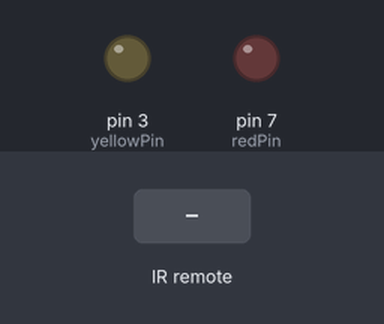
This sketch was run on a simulated Arduino Uno, built with avr-gcc and run on an emulated ATmega328P. Shown: output pins drawn as LEDs (lit = HIGH). The inputs (shaded band) are chosen by the test bench.

Above: at 1.2 s.
1.3 s: infrared code 0xFE8A75 received
At 2.4 s:
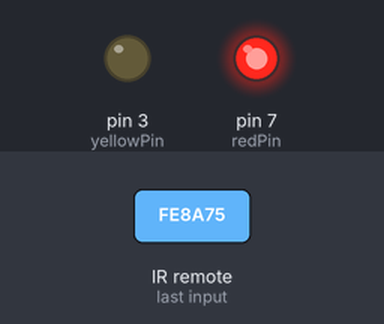
4.3 s: infrared code 0xFF30CF received
At 4.6 s:
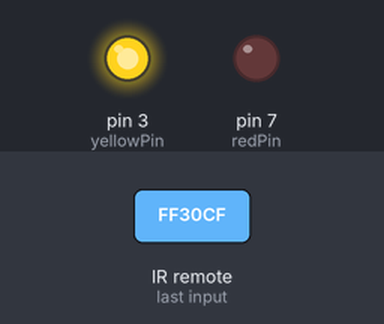
5.8 s: infrared code 0xFE8A75 received
At 7.0 s:
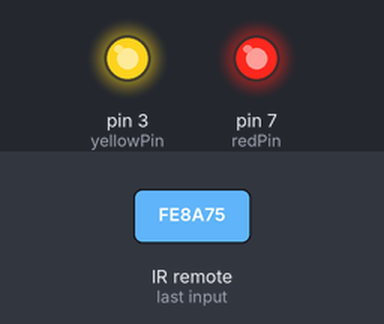
Timing chart, 0 to 9.3 s (numbered marks = the images above; inputs shaded):
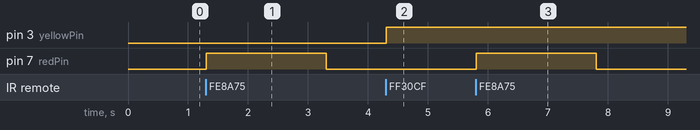

Measured:
- after the input at 1.3 s, pin 7 (redPin): LOW → HIGH at once, → LOW 2.0 s later
- after the input at 4.3 s, pin 3 (yellowPin): LOW → HIGH at once
- after the input at 5.8 s, pin 7 (redPin): LOW → HIGH at once, → LOW 2.0 s later

The sketch:

ir_remote_control_toggle_LED.ino
```cpp
/*
  IR Receiver Demonstration 3
  IR-Rcv-Demo3.ino
  Control LED's using Unused IR Remote keys

  DroneBot Workshop 2017
  http://dronebotworkshop.com
*/

// Include IR Remote Library by Ken Shirriff
#include <IRremote.h>

// Define sensor pin
const int RECV_PIN = 4;

// Define LED pin constants
const int redPin = 7;
const int yellowPin = 3;

// Define integer to remember toggle state
int togglestate = 0;

// Define IR Receiver and Results Objects
IRrecv irrecv(RECV_PIN);
decode_results results;


void setup(){
  // Enable the IR Receiver
  irrecv.enableIRIn();
  // Set LED pins as Outputs
  pinMode(redPin, OUTPUT);
  pinMode(yellowPin, OUTPUT);
}


void loop(){
    if (irrecv.decode(&results)){

        switch(results.value){
          case 0xFE8A75: //Red Keypad Button
        // Turn on LED for 2 Seconds
        digitalWrite(redPin, HIGH);
        delay(2000);
        digitalWrite(redPin, LOW);
        break;

          case 0xFF30CF: //Yellow Keypad Button
        // Toggle LED On or Off
        if(togglestate==0){
        digitalWrite(yellowPin, HIGH);
        togglestate=1;
        }
        else {
        digitalWrite(yellowPin, LOW);
        togglestate=0;
        }
        break;

    }
    irrecv.resume();
  }

}
```
